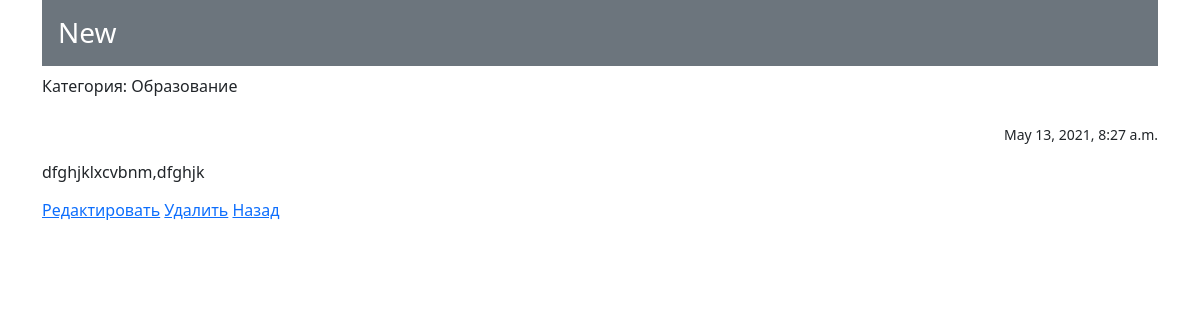
The app's page /37 with its own data.
### news/models.py (models this page shows, shortened)
class Post(models.Model):
    post_author = models.ForeignKey(Author, on_delete=models.CASCADE)
    post_choice = models.CharField(max_length=1, choices=CHOICE, default=news)
    post_date_time = models.DateTimeField(auto_now_add=True)
    post_category = models.ManyToManyField(Category, through='PostCategory', related_name='posts')
    post_title = models.CharField(max_length=255)
    post_text = models.TextField()
    post_rating = models.IntegerField(default=0)

class Category(models.Model):
    category = models.CharField(max_length=255, unique=True)
    subscribers = models.ManyToManyField(User, related_name='subscribers')

### news/views.py (the view)
# urls.py: path('<int:pk>', PostDetail.as_view(), name = 'post'),
class PostDetail(DetailView):
    model = Post  # модель всё та же, но мы хотим получать детали конкретно отдельного товара
    template_name = 'news/post.html'  # название шаблона будет product.html
    context_object_name = 'post'  # название объекта. в нём будет

### news/templatetags/custom_filters.py (called while the page is built)
@register.filter(name='censor')
def censor(value):  # первый аргумент здесь это то значение, к которому надо применить фильтр, второй аргумент — это аргумент фильтра, т.е. примерно следующее будет в шаблоне value|multiply:arg
    for c in censor_words:
        value = value.replace(c, '!@#$%')
    return value

### templates/news/post.html (shortened to what this page needs)
{% extends 'news/default.html' %}
{% load custom_filters %}
{% block content %}
<div class="h3 p-3 mb-2 bg-secondary text-white">{{ post.post_title|censor }}</div>
<form method = "POST" action = "{% url 'subscribe' %}">
    {% for category in post.post_category.values %}
    Категория: {{ category.category }}
    {% endfor %}
</form>
<br>
    <p class="text-end"><small>{{ post.post_date_time }}</small></p>
    <p class="lh-sm">{{ post.post_text|censor }}</p>
    <a href="{% url 'edit' post.id %}">Редактировать</a>
    <a href="{% url 'delete' post.id %}">Удалить</a>
    <a href="{% url 'news' %}">Назад</a>
{% endblock content %}

### records on screen
Post: post_title|censor "New", post_date_time "May 13, 2021, 8:27 a.m.", post_text|censor "dfghjklxcvbnm,dfghjk"
Category: category "Образование"
